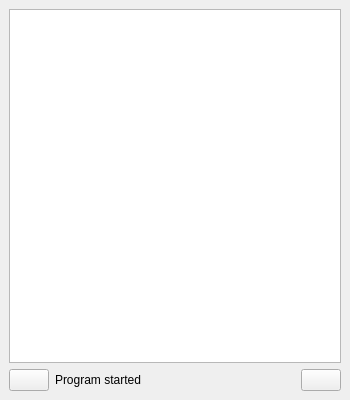
<?xml version="1.0" encoding="UTF-8"?>
<ui version="4.0">
 <class>MainWindow</class>
 <widget class="QMainWindow" name="MainWindow">
  <property name="geometry">
   <rect>
    <x>0</x>
    <y>0</y>
    <width>350</width>
    <height>400</height>
   </rect>
  </property>
  <property name="sizePolicy">
   <sizepolicy hsizetype="MinimumExpanding" vsizetype="MinimumExpanding">
    <horstretch>0</horstretch>
    <verstretch>0</verstretch>
   </sizepolicy>
  </property>
  <property name="minimumSize">
   <size>
    <width>250</width>
    <height>300</height>
   </size>
  </property>
  <property name="maximumSize">
   <size>
    <width>16777215</width>
    <height>16777215</height>
   </size>
  </property>
  <property name="mouseTracking">
   <bool>false</bool>
  </property>
  <property name="windowTitle">
   <string>Pinger</string>
  </property>
  <property name="windowIcon">
   <iconset resource="icons.qrc">
    <normaloff>:/icons/paperplane.png</normaloff>:/icons/paperplane.png</iconset>
  </property>
  <widget class="QWidget" name="centralWidget">
   <property name="sizePolicy">
    <sizepolicy hsizetype="MinimumExpanding" vsizetype="MinimumExpanding">
     <horstretch>0</horstretch>
     <verstretch>0</verstretch>
    </sizepolicy>
   </property>
   <property name="minimumSize">
    <size>
     <width>250</width>
     <height>300</height>
    </size>
   </property>
   <property name="maximumSize">
    <size>
     <width>16777215</width>
     <height>16777215</height>
    </size>
   </property>
   <layout class="QVBoxLayout" name="verticalLayout">
    <item>
     <layout class="QVBoxLayout" name="verticalLayout_2">
      <item>
       <widget class="QTableView" name="tableView">
        <property name="sizePolicy">
         <sizepolicy hsizetype="Expanding" vsizetype="Expanding">
          <horstretch>0</horstretch>
          <verstretch>0</verstretch>
         </sizepolicy>
        </property>
        <property name="selectionMode">
         <enum>QAbstractItemView::SingleSelection</enum>
        </property>
        <property name="selectionBehavior">
         <enum>QAbstractItemView::SelectRows</enum>
        </property>
       </widget>
      </item>
      <item>
       <layout class="QHBoxLayout" name="horizontalLayout">
        <item>
         <widget class="QPushButton" name="settingsButton">
          <property name="sizePolicy">
           <sizepolicy hsizetype="Fixed" vsizetype="Fixed">
            <horstretch>0</horstretch>
            <verstretch>0</verstretch>
           </sizepolicy>
          </property>
          <property name="toolTip">
           <string>Settings of selected item</string>
          </property>
          <property name="text">
           <string/>
          </property>
          <property name="icon">
           <iconset resource="icons.qrc">
            <normaloff>:/icons/settings.png</normaloff>:/icons/settings.png</iconset>
          </property>
         </widget>
        </item>
        <item>
         <widget class="QLabel" name="statusMessage">
          <property name="sizePolicy">
           <sizepolicy hsizetype="MinimumExpanding" vsizetype="Minimum">
            <horstretch>0</horstretch>
            <verstretch>0</verstretch>
           </sizepolicy>
          </property>
          <property name="text">
           <string>Program started</string>
          </property>
         </widget>
        </item>
        <item>
         <widget class="QPushButton" name="btnAddAddress">
          <property name="sizePolicy">
           <sizepolicy hsizetype="Fixed" vsizetype="Fixed">
            <horstretch>0</horstretch>
            <verstretch>0</verstretch>
           </sizepolicy>
          </property>
          <property name="toolTip">
           <string>Add new item</string>
          </property>
          <property name="text">
           <string/>
          </property>
          <property name="icon">
           <iconset resource="icons.qrc">
            <normaloff>:/icons/plus.png</normaloff>:/icons/plus.png</iconset>
          </property>
         </widget>
        </item>
       </layout>
      </item>
     </layout>
    </item>
   </layout>
  </widget>
 </widget>
 <resources>
  <include location="icons.qrc"/>
 </resources>
 <connections/>
</ui>
